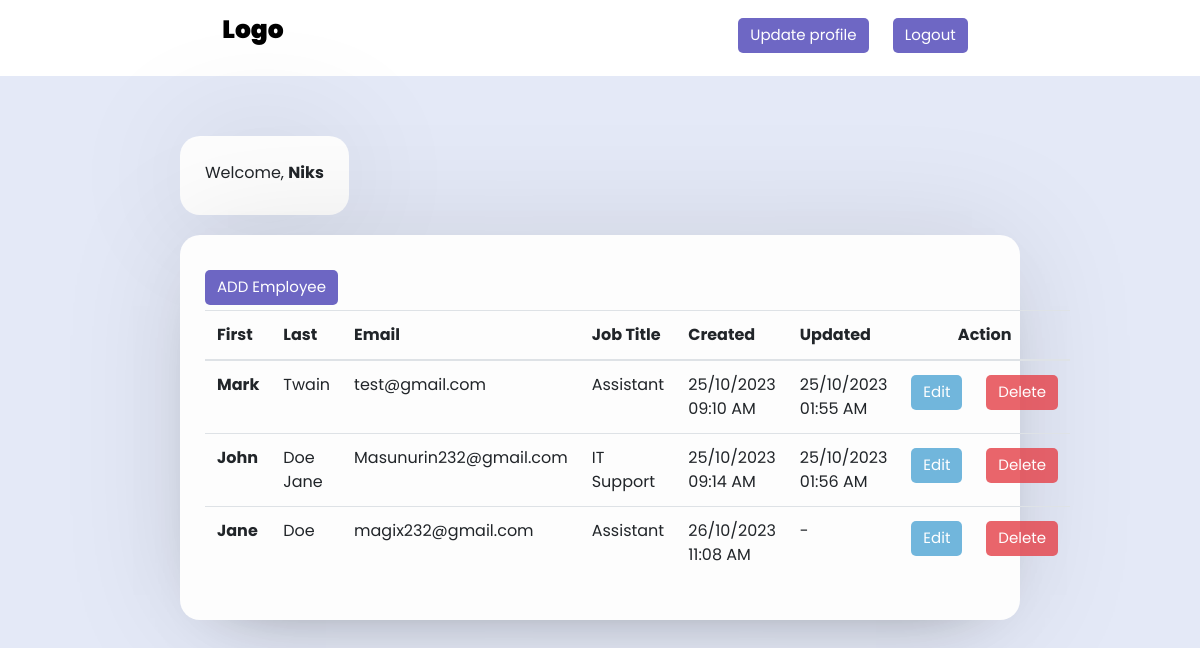
Screenshot of /home.php (signed in) with the database file from the repository.
### tables this page shows
CREATE TABLE `sample_list` (
  `id` int(11) NOT NULL,
  `fname` varchar(255) NOT NULL,
  `lname` varchar(255) NOT NULL,
  `email` varchar(255) NOT NULL,
  `job_title` varchar(255) NOT NULL,
  `created_at` datetime NOT NULL DEFAULT current_timestamp(),
  `updated_at` timestamp NULL DEFAULT NULL ON UPDATE current_timestamp()
);

### config/function.php (called while the page is built, shortened)
<?php
    include("db.php");
    function get_employee_list() {
        global $conn;
        $sql = "SELECT id, fname, lname, email, job_title, created_at, updated_at FROM sample_list ORDER BY fname DESC";
        $get_stmt = $conn->prepare($sql);
        $get_stmt->execute();
        $result =$get_stmt->get_result();
        $employees = array();
        while($row = $result->fetch_assoc()) {
            $employees[] = $row;
        }
        return  $employees;
    }
?>

### home.php (the view, shortened to what this page needs)
<?php
    include("config/function.php");
?>
<!DOCTYPE html>
<html lang="en">
<head>
    <link rel="stylesheet" href="https://cdn.jsdelivr.net/npm/bootstrap@4.6.2/dist/css/bootstrap.min.css">
    <link rel="stylesheet" href="css/style.css">
</head>
<body>
    <div class="nav">
        <div class="logo">
            <p><a href="home.php">Logo</a></p>
        </div>
        <div class="right-links">
            <a href="update_profile.php?id=<?=$_SESSION['user_id']; ?>"><button class="btn">Update profile</button></a>
            <a href="./logout.php">
                <button class="btn">Logout</button>
            </a>
        </div>
    </div>
    <main>
        <div class="main-box top">
            <div class="top">
                <div class="box">
                    <p>Welcome, <b><?= $_SESSION['name']; ?></b></p>
                </div>
            </div>
            <div class="bottom">
                <div class="box">
                    <p><a href="add_employee.php"><button class="btn">ADD Employee</button></a></p>
<?php
                    $employees = get_employee_list();
?>
                    <table class="table table-hover">
                        <thead>
                            <tr>
                            <th scope="col">First</th>
                            <th scope="col">Last</th>
                            <th scope="col">Email</th>
                            <th scope="col">Job Title</th>
                            <th scope="col">Created</th>
                            <th scope="col">Updated</th>
                            <th scope="col" class="centered-colspan" colspan="2">Action</th>
                            </tr>
                        </thead>
                        <tbody>
<?php                     if(empty($employees)) { ?>
                            <tr>
                                <td colspan="5">No Record Found</td>
                            </tr>
<?php                       } else { ?>
<?php
                            foreach($employees as $employeeData) {
?>
                            <tr>
                            <th scope="row"><?= $employeeData['fname'];?></th>
                            <td><?= $employeeData['lname'];?></td>
                            <td><?= $employeeData['email'];?></td>
                            <td><?= $employeeData['job_title'];?></td>
                            <td><?= date('d/m/Y h:i A', strtotime($employeeData['created_at']));?></td>
                            <td><?= (!empty($employeeData['updated_at']) ? date('d/m/Y h:i A', strtotime($employeeData['updated_at'])) : '-');?></td>
                            <td>
                                <a href="edit_employee.php?id=<?php echo $employeeData['id']; ?>"><button class='btn btn-edit'>Edit</button></a>
                            </td>
                            <td>
                            <a href="delete_employee.php?id=<?php echo $employeeData['id']; ?>"><button class='btn btn-delete'>Delete</button></a>
                            </td>
                            </tr>
<?php                       } }?>
                        </tbody>
                    </table>
                </div>
            </div>
        </div>
    </main>
</body>
</html>

### css/style.css (style rules this page uses)
* { margin: 0px; padding: 0px; box-sizing: border-box; font-family: 'Poppins', sans-serif; }
body { background: #e4e9f7; }
.box { background: #fdfdfd; display: flex; flex-direction: column; padding: 25px 25px; border-radius: 20px; box-shadow: 0 0 128px 0 rgb(0, 0, 0, 0.1), 0 23px 64px -48px rgb(0, 0, 0, 0.5); }
.btn { height: 35px; background: rgba(76, 68, 182, 0.808); border: 0; border-radius: 5px; color: #fff; font-size: 15px; transition: all .3s; cursor: pointer; margin-top: 10px; margin-bottom:0px 10px; }
.btn-edit { height: 35px; background: rgba(81, 166, 213, 0.808); border: 0; border-radius: 5px; color: #fff; font-size: 15px; transition: all .3s; cursor: pointer; margin-top: 2px; margin-bottom:0px 10px; }
.btn-delete { height: 35px; background: rgba(230, 66, 74, 0.808); border: 0; border-radius: 5px; color: #fff; font-size: 15px; transition: all .3s; cursor: pointer; margin-top: 2px; margin-bottom:0px 10px; }
.nav { background: #fff; display: flex; flex-direction: row; justify-content: space-around; line-height: 60px; z-index: 100; }
.logo { font-size: 25px; font-weight: 900; }
.logo a { text-decoration: none; color: #000; }
.right-links a { padding: 0 10px; }
main { display: flex; align-items: center; justify-content: center; margin-top: 60px; }
.main-box { display: flex; flex-direction: column; width: 70%; }
.main-box .top { display: flex; flex-direction: row; justify-content: space-between; }
.bottom { width: 100%; margin-top: 20px; }
.box p { margin-bottom: 5px; }
.centered-colspan { text-align: center; }

### rows the page displays
sample_list: fname "Mark", lname "Twain", email "test@gmail.com", job_title "Assistant", created_at "25/10/2023 09:10 AM", updated_at "25/10/2023 01:55 AM"
sample_list: fname "John", lname "Doe Jane", email "Masunurin232@gmail.com", job_title "IT Support", created_at "25/10/2023 09:14 AM", updated_at "25/10/2023 01:56 AM"
sample_list: fname "Jane", lname "Doe", email "magix232@gmail.com", job_title "Assistant", created_at "26/10/2023 11:08 AM"

### other values shown
$_SESSION['name'] "Niks"
